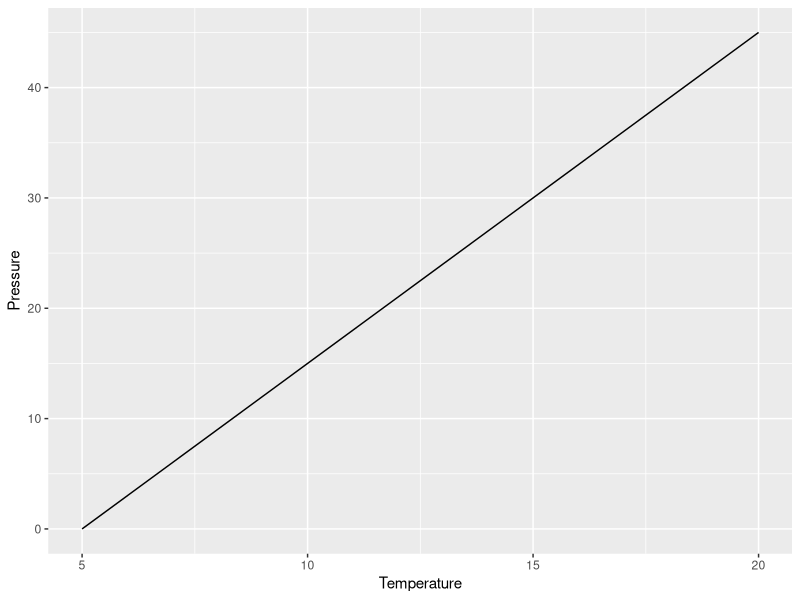

Recreate this plot in R.
## ---- chunk 1
knitr::opts_chunk$set(echo = TRUE)
library(tidyverse)
## ---- chunk 2
df<-data.frame(x=c(5:20),y=c(seq(0,45,by=3)))
ggplot(df,aes(x=x,y=y))+geom_line()+labs(x="Temperature",y="Pressure")
